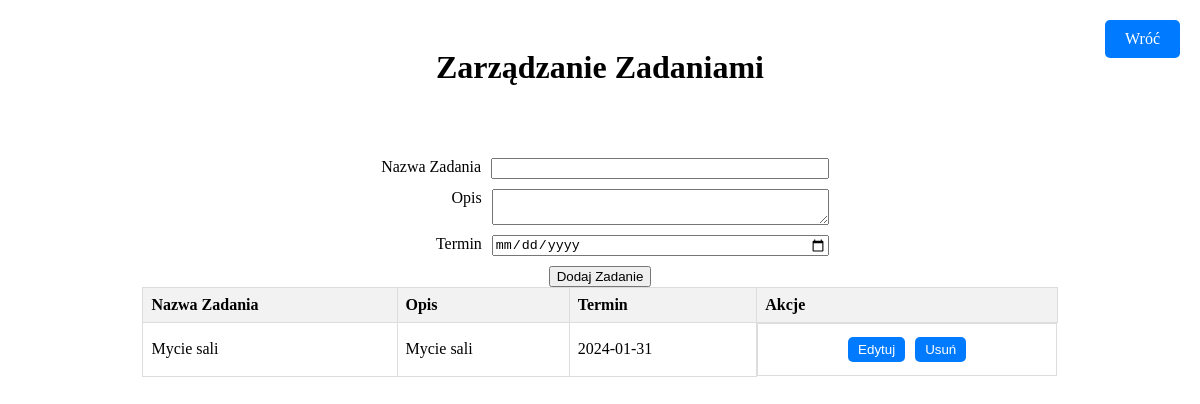
Before: /manage_tasks (signed in) with the older database file.
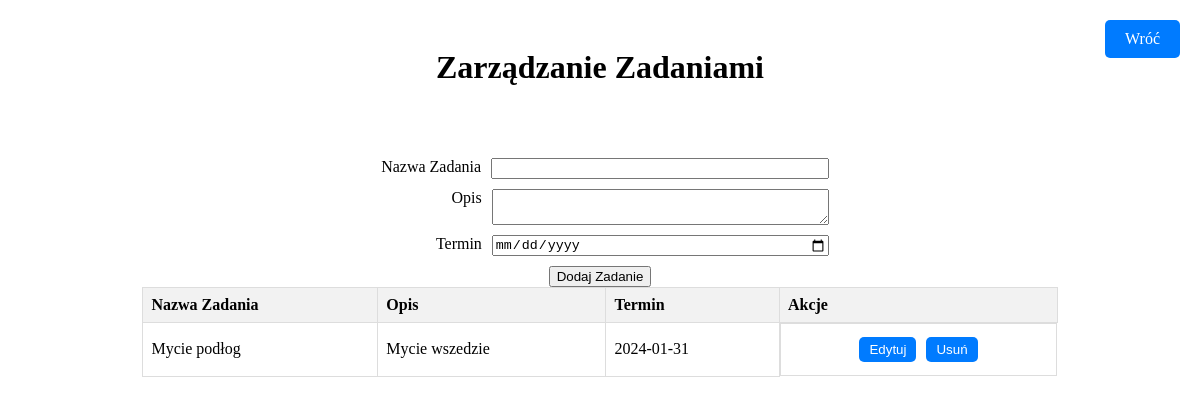
After: the same page with the newer database file.
### app.py (models this page shows)
class Task(db.Model):
    id = db.Column(db.Integer, primary_key=True)
    name = db.Column(db.String(128), nullable=False)
    description = db.Column(db.Text, nullable=True)
    deadline = db.Column(db.Date, nullable=True)

### app.py (the view, shortened to what this page needs)
@app.route('/manage_tasks', methods=['GET', 'POST'])
@login_required
def manage_tasks():
    form = TaskForm()
    if form.validate_on_submit():
        task = Task(name=form.name.data, description=form.description.data, deadline=form.deadline.data)
        db.session.add(task)
        db.session.commit()
        flash('Zadanie zostało dodane!')
        return redirect(url_for('manage_tasks'))
    if 'edit' in request.form:
        task_id = request.form['edit']
        task = Task.query.get(task_id)
        if task:
            return redirect(url_for('edit_task', task_id=task_id))
    tasks = Task.query.all()
    return render_template('manage_tasks.html', form=form, tasks=tasks)

### forms.py
class TaskForm(FlaskForm):
        name = StringField('Nazwa Zadania', validators=[DataRequired()])
        description = TextAreaField('Opis', validators=[DataRequired()])
        deadline = DateField('Termin', format='%Y-%m-%d', validators=[DataRequired()])
        submit = SubmitField('Dodaj Zadanie')

### app.py (called while the page is built)
@login_manager.user_loader
def load_user(user_id):
    return User.query.get(int(user_id))

### templates/manage_tasks.html (shortened to what this page needs)
<!DOCTYPE html>
<html>
<head>
</head>
<body>
    <h1>Zarządzanie Zadaniami</h1>
      <a href="{{ url_for('dashboard') }}" class="back-button">Wróć</a>
    <div class="task-container">
        <div class="task-form">
            <form method="POST">
                <div class="form-group">
                    {{ form.name.label }} {{ form.name }}
                </div>
                <div class="form-group">
                    {{ form.description.label }} {{ form.description }}
                </div>
                <div class="form-group">
                    {{ form.deadline.label }} {{ form.deadline }}
                </div>
                <div>
                    {{ form.submit }}
                </div>
            </form>
        </div>
        <table>
            <thead>
                <tr>
                    <th>Nazwa Zadania</th>
                    <th>Opis</th>
                    <th>Termin</th>
                    <th>Akcje</th>
                </tr>
            </thead>
            <tbody>
                {% for task in tasks %}
                <tr>
                    <td>{{ task.name }}</td>
                    <td>{{ task.description }}</td>
                    <td>{{ task.deadline.strftime('%Y-%m-%d') }}</td>
                    <td class="action-buttons">
                        <form action="{{ url_for('edit_task', task_id=task.id) }}" method="post" style="display: inline;">
                            <button type="submit" class="button">Edytuj</button>
                        </form>
                        <form action="{{ url_for('delete_task', task_id=task.id) }}" method="post" style="display: inline;">
                            <button type="submit" class="button">Usuń</button>
                        </form>
                    </td>
                </tr>
                {% endfor %}
            </tbody>
        </table>
    </div>
</body>
</html>

### templates/manage_tasks.html (style rules this page uses)
body { text-align: center; padding: 20px; }
.task-container { margin: auto; width: 80%; padding: 50px; }
table { width: 100%; border-collapse: collapse; }
th, td { border: 1px solid #ddd; padding: 8px; text-align: left; }
th { background-color: #f2f2f2; }
.action-buttons { display: flex; justify-content: center; }
.button { margin: 5px; padding: 5px 10px; background-color: #007bff; color: white; border: none; border-radius: 5px; cursor: pointer; }
.task-form form { display: flex; flex-direction: column; align-items: center; }
.form-group { display: flex; flex-direction: row; justify-content: space-between; margin-bottom: 10px; width: 50%; }
.form-group label { flex: 1; margin-right: 10px; text-align: right; }
.form-group input, .form-group textarea { flex: 3; }
.back-button { position: absolute; top: 20px; right: 20px; padding: 10px 20px; background-color: #007bff; color: white; border: none; border-radius: 5px; cursor: pointer; text-decoration: none; }

Changed rows visible on the page:
removed Task: name "Mycie sali", description "Mycie sali", deadline "2024-01-31"
added Task: name "Mycie podłog", description "Mycie wszedzie", deadline "2024-01-31"
